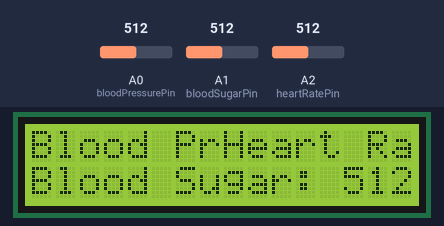
The sketch below on a simulated Arduino Uno, built with avr-gcc and run on an emulated ATmega328P. Parts: 16×2 character LCD. The inputs (shaded band) are chosen by the test bench; at power-on: A0 (bloodPressurePin) = 512, A1 (bloodSugarPin) = 512, A2 (heartRatePin) = 512.

Above: at 1.2 s.
1.3 s: A0 (bloodPressurePin) set to 986
4.3 s: A0 (bloodPressurePin) set to 1008
8.8 s: A1 (bloodSugarPin) set to 1023
At 9.4 s:
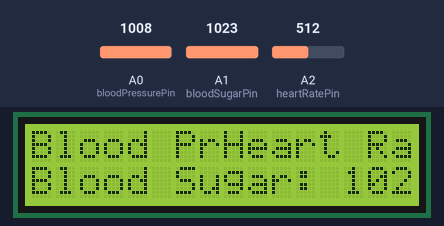
11.8 s: A1 (bloodSugarPin) set to 900
At 12.9 s:
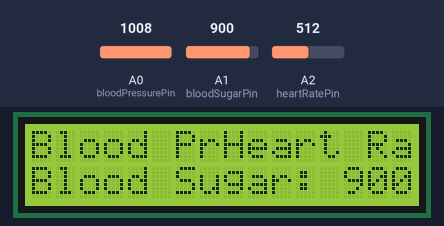
13.3 s: A1 (bloodSugarPin) set to 716
At 13.7 s:
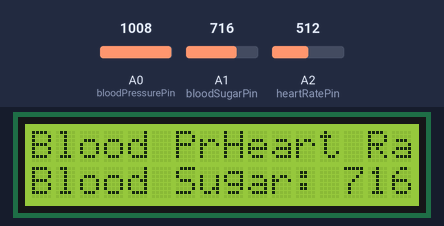
Timing chart, 0 to 15.8 s (numbered marks = the images above; inputs shaded):
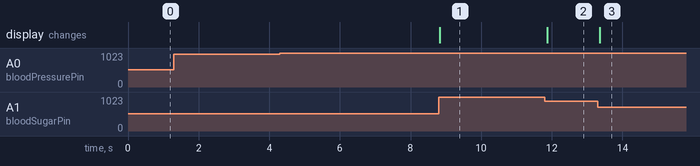

The sketch:

Iotbasedhealthmonitoringsystemarduinocode.ino
```cpp
#include <LiquidCrystal.h>
#include <SoftwareSerial.h>

// Define the pins for the sensors
const int bloodPressurePin = A0;
const int bloodSugarPin = A1;
const int heartRatePin = A2;

// Define the pins for the LCD display
const int rsPin = 12;
const int enPin = 11;
const int d4Pin = 10;
const int d5Pin = 9;
const int d6Pin = 8;
const int d7Pin = 7;

// Create a LiquidCrystal object
LiquidCrystal lcd(rsPin, enPin, d4Pin, d5Pin, d6Pin, d7Pin);

// Create a SoftwareSerial object
SoftwareSerial serial(2, 3);

// Initialize the sensors
void setup() {
  pinMode(bloodPressurePin, INPUT);
  pinMode(bloodSugarPin, INPUT);
  pinMode(heartRatePin, INPUT);

  // Initialize the LCD display
  lcd.begin(16, 2);

  // Initialize the SoftwareSerial object
  serial.begin(9600);
}

// Read the sensor values and send the data to the cloud
void loop() {
  int bloodPressure = analogRead(bloodPressurePin);
  int bloodSugar = analogRead(bloodSugarPin);
  int heartRate = analogRead(heartRatePin);

  // Send the data to the cloud
  serial.print(bloodPressure);
  serial.print(",");
  serial.print(bloodSugar);
  serial.print(",");
  serial.print(heartRate);
  serial.print("\n");

  // Update the LCD display
  lcd.setCursor(0, 0);
  lcd.print("Blood Pressure: ");
  lcd.print(bloodPressure);
  lcd.setCursor(0, 1);
  lcd.print("Blood Sugar: ");
  lcd.print(bloodSugar);
  lcd.setCursor(8, 0);
  lcd.print("Heart Rate: ");
  lcd.print(heartRate);
}
```

Measured:
- after the input at 1.3 s, every drawn part: stays the same
- after the input at 4.3 s, every drawn part: stays the same
- after the input at 8.8 s, the display: changes at once (image 1)
- after the input at 11.8 s, the display: changes after 0.07 s (image 2)
- after the input at 13.3 s, the display: changes after 0.06 s (image 3)
